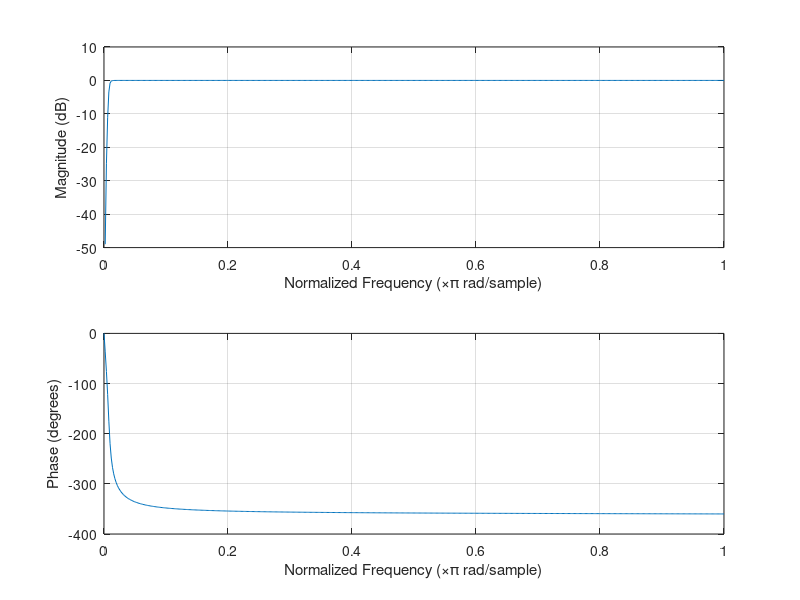
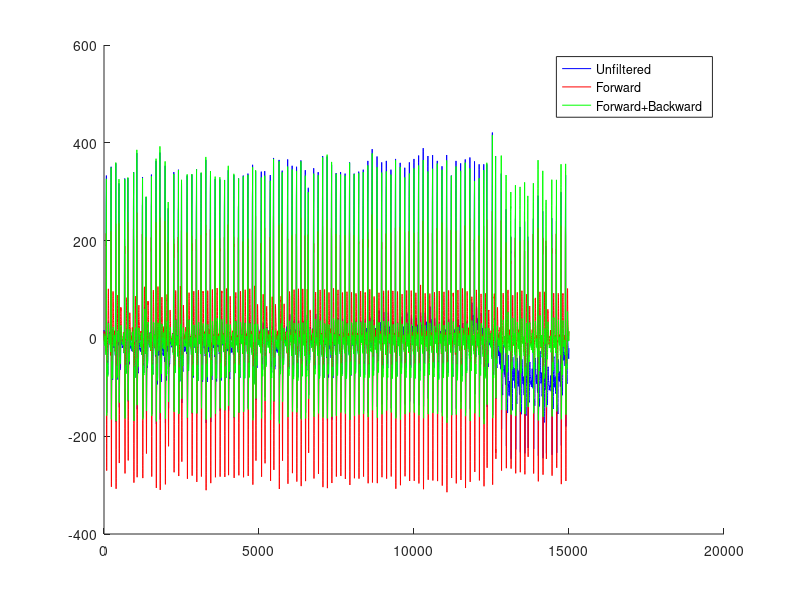
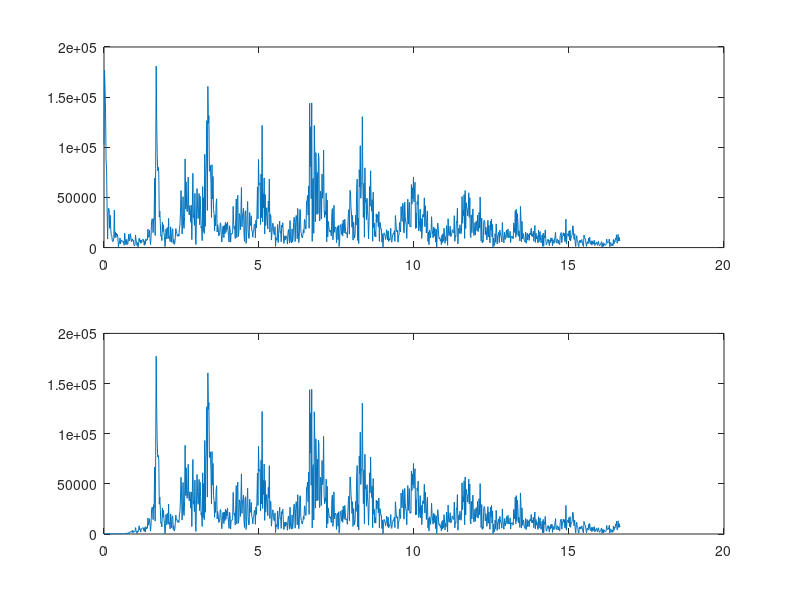

Recreate these plots in MATLAB, in order.
% record s20501, a 1 minute segment of the first signal (lead 0) 
% from 00:02:00 to 00:03:00 with wfdb2mat -r s20501 -f 120 -t 180
load('s20501m.mat');
sig1 = val(1,:); % sig1 is a column vector
sig1 = sig1'; % but to flip the signal using flipud we will need a row vector

Fs = 250;
Nr = length(sig1);
f = [0:(Fs/Nr):Fs];

lw = 1/(Fs/2);
[b,a] = butter(4,lw,'high');

figure;
% Note non-linear phase
freqz(b,a);

% Forward filter
fsig1 = filter(b,a,sig1);
% Flip the result for backward filtering
ffsig1 = flipud(fsig1);
% And now filter again (backward)
ffsig1 = filter(b,a,ffsig1);
% Re-flip the signal (return to forward)
ffsig1 = flipud(ffsig1);

figure;
hold on; 
plot(sig1,'b'); 
plot(fsig1,'r');
plot(ffsig1,'g');
legend('Unfiltered','Forward','Forward+Backward');
hold off;

% See amplitude spectrum of unfiltered and filtered signal
S = fft(sig1);
F = fft(ffsig1);

idx = 1:1000;

figure;
subplot(2,1,1);
plot(f(idx),abs(S(idx)));

subplot(2,1,2);
plot(f(idx),abs(F(idx)));


